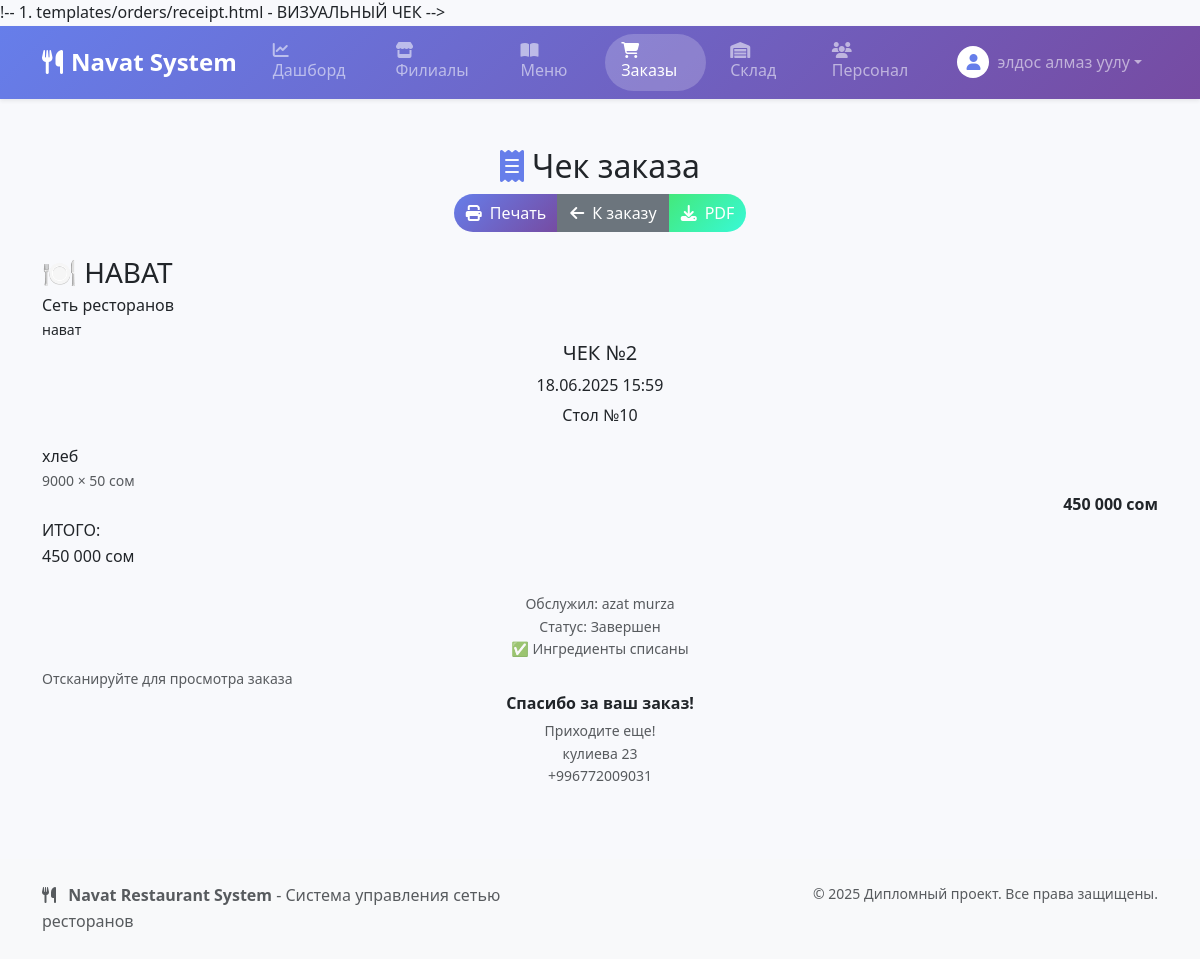
/orders/2/receipt/ (signed in), run on the app's committed database.
### apps/accounts/models.py (models this page shows, shortened)
class CustomUser(AbstractUser):
    class Role(models.TextChoices):
        ADMIN = 'ADMIN', 'Администратор системы'
        MANAGER = 'MANAGER', 'Менеджер филиала'
        STAFF = 'STAFF', 'Рядовой сотрудник'
    email = models.EmailField('адрес электронной почты', unique=True)
    role = models.CharField('Роль', max_length=50, choices=Role.choices, default=Role.STAFF)
    USERNAME_FIELD = 'email'
    REQUIRED_FIELDS = ['username', 'first_name', 'last_name']
    class Meta:
        verbose_name = 'Пользователь'
        verbose_name_plural = 'Пользователи'

### apps/orders/models.py (models this page shows, shortened)
class Order(models.Model):
    class Status(models.TextChoices):
        PENDING = 'PENDING', 'Ожидает'
        IN_PROGRESS = 'IN_PROGRESS', 'Готовится'
        COMPLETED = 'COMPLETED', 'Завершен'
        CANCELLED = 'CANCELLED', 'Отменен'
    restaurant = models.ForeignKey(Restaurant, on_delete=models.PROTECT, verbose_name='Ресторан')
    created_at = models.DateTimeField('Время создания', auto_now_add=True)
    created_by = models.ForeignKey(
        settings.AUTH_USER_MODEL,
        on_delete=models.SET_NULL,
        null=True,
        verbose_name='Создал сотрудник'
    )
    total_price = models.DecimalField('Итоговая сумма', max_digits=10, decimal_places=2, default=0)
    status = models.CharField('Статус', max_length=20, choices=Status.choices, default=Status.PENDING)
    table_number = models.PositiveIntegerField('Номер стола', blank=True, null=True)
    ingredients_processed = models.BooleanField('Ингредиенты списаны', default=False)
    class Meta:
        verbose_name = 'Заказ'
        verbose_name_plural = 'Заказы'
        ordering = ['-created_at']

class OrderItem(models.Model):
    order = models.ForeignKey(Order, related_name='items', on_delete=models.CASCADE, verbose_name='Заказ')
    menu_item = models.ForeignKey(MenuItem, on_delete=models.PROTECT, verbose_name='Блюдо')
    quantity = models.PositiveIntegerField('Количество', default=1)
    price_at_moment = models.DecimalField(
        'Цена на момент заказа',
        max_digits=10,
        decimal_places=2,
        help_text='Цена за единицу на момент создания заказа'
    )
    class Meta:
        verbose_name = 'Позиция заказа'
        verbose_name_plural = 'Позиции заказа'
    def get_cost(self):
        return self.price_at_moment * self.quantity

### apps/restaurants/models.py (models this page shows, shortened)
class Restaurant(models.Model):
    name = models.CharField('Название филиала', max_length=100)
    address = models.CharField('Адрес', max_length=255)
    phone_number = models.CharField('Телефон', max_length=20)
    image = models.ImageField('Фотография ресторана', upload_to='restaurants_images/', blank=True, null=True)
    class Meta:
        verbose_name = 'Ресторан'
        verbose_name_plural = 'Рестораны'
        ordering = ['name']

### apps/menu/models.py (models this page shows, shortened)
class MenuItem(models.Model):
    name = models.CharField('Название блюда', max_length=100)
    category = models.ForeignKey(Category, related_name='menu_items', on_delete=models.CASCADE,
                                 verbose_name='Категория')
    description = models.TextField('Описание', blank=True)
    price = models.DecimalField('Цена', max_digits=10, decimal_places=2)
    image = models.ImageField('Изображение блюда', upload_to='menu_images/', blank=True, null=True)
    is_available = models.BooleanField('В наличии', default=True, help_text='Доступно ли блюдо для заказа')
    preparation_time = models.PositiveIntegerField('Время приготовления (мин)', default=15)
    calories = models.PositiveIntegerField('Калории', blank=True, null=True)
    weight = models.PositiveIntegerField('Вес (г)', blank=True, null=True)
    is_spicy = models.BooleanField('Острое', default=False)
    is_vegetarian = models.BooleanField('Вегетарианское', default=False)
    is_popular = models.BooleanField('Популярное', default=False)
    cost_price = models.DecimalField('Себестоимость', max_digits=10, decimal_places=2, blank=True, null=True)
    sort_order = models.PositiveIntegerField('Порядок сортировки', default=0)
    created_at = models.DateTimeField('Создано', auto_now_add=True)
    updated_at = models.DateTimeField('Обновлено', auto_now=True)
    class Meta:
        verbose_name = 'Блюдо'
        verbose_name_plural = 'Блюда'
        ordering = ['category', 'sort_order', 'name']

### apps/orders/views.py (the view)
# urls.py: path('<int:pk>/receipt/', views.OrderReceiptView.as_view(), name='receipt'),
class OrderReceiptView(LoginRequiredMixin, DetailView):
    model = Order
    template_name = 'orders/receipt.html'
    context_object_name = 'order'
    def get_object(self):
        return get_object_or_404(
            Order.objects.select_related('restaurant', 'created_by').prefetch_related('items__menu_item'),
            pk=self.kwargs['pk']
        )

### templates/orders/receipt.html (shortened to what this page needs)
{% extends "base.html" %}
{% block content %}
<div class="container py-4">
    <div class="text-center mb-4 no-print">
        <h2><i class="fas fa-receipt me-2 text-primary"></i>Чек заказа</h2>
        <div class="btn-group" role="group">
            <button onclick="window.print()" class="btn btn-primary">
                <i class="fas fa-print me-2"></i>Печать
            </button>
            <a href="{% url 'orders:detail' order.id %}" class="btn btn-secondary">
                <i class="fas fa-arrow-left me-2"></i>К заказу
            </a>
            <button onclick="downloadPDF()" class="btn btn-success">
                <i class="fas fa-download me-2"></i>PDF
            </button>
        </div>
    </div>
    <div class="receipt-container">
        <div class="receipt-header">
            <h3 class="mb-1">🍽️ НАВAT</h3>
            <p class="mb-0">Сеть ресторанов</p>
            <small>{{ order.restaurant.name }}</small>
        </div>
        <div class="receipt-body">
            <div class="text-center mb-3">
                <h5>ЧЕК №{{ order.id }}</h5>
                <p class="mb-1">{{ order.created_at|date:"d.m.Y H:i" }}</p>
                {% if order.table_number %}
                <p class="mb-0">Стол №{{ order.table_number }}</p>
                {% endif %}
            </div>
            {% for item in order.items.all %}
            <div class="receipt-row">
                <div class="flex-grow-1">
                    <div>{{ item.menu_item.name }}</div>
                    <small class="text-muted">
                        {{ item.quantity }} × {{ item.price_at_moment|floatformat:0 }} сом
                    </small>
                </div>
                <div class="text-end">
                    <strong data-price="{{ item.get_cost }}">{{ item.get_cost|floatformat:0 }} сом</strong>
                </div>
            </div>
            {% endfor %}
            <div class="receipt-row receipt-total">
                <div>ИТОГО:</div>
                <div data-price="{{ order.total_price }}">{{ order.total_price|floatformat:0 }} СОМ</div>
            </div>
            <div class="text-center mt-4">
                <small class="text-muted">
                    Обслужил: {{ order.created_by.get_full_name|default:order.created_by.username }}<br>
                    Статус: {{ order.get_status_display }}<br>
                    {% if order.ingredients_processed %}
                    ✅ Ингредиенты списаны
                    {% else %}
                    ⏳ Ингредиенты не списаны
                    {% endif %}
                </small>
            </div>
            <div class="qr-code">
                <small class="text-muted d-block mt-2">
                    Отсканируйте для просмотра заказа
                </small>
            </div>
            <div class="text-center">
                <p class="mb-1"><strong>Спасибо за ваш заказ!</strong></p>
                <small class="text-muted">
                    Приходите еще!<br>
                    {{ order.restaurant.address }}<br>
                    {{ order.restaurant.phone_number }}
                </small>
            </div>
        </div>
    </div>
</div>
{% endblock %}

### templates/base.html (shortened to what this page needs)
{% load static %}
<!DOCTYPE html>
<html lang="ru">
<head>
    <link href="https://cdn.jsdelivr.net/npm/bootstrap@5.3.2/dist/css/bootstrap.min.css" rel="stylesheet">
    <link rel="stylesheet" href="https://cdnjs.cloudflare.com/ajax/libs/font-awesome/6.4.0/css/all.min.css">
    <link rel="stylesheet" href="{% static 'css/base.css' %}">
</head>
<body>
    <nav class="navbar navbar-expand-lg navbar-dark shadow-sm" style="background: linear-gradient(135deg, #667eea 0%, #764ba2 100%);">
        <div class="container">
            <a class="navbar-brand fw-bold" href="{% url 'analytics:dashboard' %}">
                <i class="fas fa-utensils me-2"></i>Navat System
            </a>
            <div class="collapse navbar-collapse" id="navbarNav">
                {% if user.is_authenticated %}
                <ul class="navbar-nav me-auto">
                    <li class="nav-item">
                        <a class="nav-link px-3 rounded-pill mx-1 {% if request.resolver_match.namespace == 'analytics' %}active{% endif %}" href="{% url 'analytics:dashboard' %}">
                            <i class="fas fa-chart-line me-1"></i>Дашборд
                        </a>
                    </li>
                    <li class="nav-item">
                        <a class="nav-link px-3 rounded-pill mx-1 {% if request.resolver_match.namespace == 'restaurants' %}active{% endif %}" href="{% url 'restaurants:list' %}">
                            <i class="fas fa-store me-1"></i>Филиалы
                        </a>
                    </li>
                    <li class="nav-item">
                        <a class="nav-link px-3 rounded-pill mx-1 {% if request.resolver_match.namespace == 'menu' %}active{% endif %}" href="{% url 'menu:list' %}">
                            <i class="fas fa-book-open me-1"></i>Меню
                        </a>
                    </li>
                    <li class="nav-item">
                        <a class="nav-link px-3 rounded-pill mx-1 {% if request.resolver_match.namespace == 'orders' %}active{% endif %}" href="{% url 'orders:list' %}">
                            <i class="fas fa-shopping-cart me-1"></i>Заказы
                        </a>
                    </li>
                    <li class="nav-item">
                        <a class="nav-link px-3 rounded-pill mx-1 {% if request.resolver_match.namespace == 'inventory' %}active{% endif %}" href="{% url 'inventory:dashboard' %}">
                            <i class="fas fa-warehouse me-1"></i>Склад
                        </a>
                    </li>
                    <li class="nav-item">
                        <a class="nav-link px-3 rounded-pill mx-1 {% if request.resolver_match.namespace == 'staff' %}active{% endif %}" href="{% url 'staff:list' %}">
                            <i class="fas fa-users me-1"></i>Персонал
                        </a>
                    </li>
                </ul>
                <ul class="navbar-nav">
                    <li class="nav-item dropdown">
                        <a class="nav-link dropdown-toggle d-flex align-items-center px-3 rounded-pill" href="#" role="button" data-bs-toggle="dropdown" aria-expanded="false">
                            <div class="bg-white rounded-circle me-2 d-flex align-items-center justify-content-center" style="width: 32px; height: 32px;">
                                <i class="fas fa-user text-primary"></i>
                            </div>
                            <span class="d-none d-md-inline">{{ user.get_full_name|default:user.username }}</span>
                        </a>
                    </li>
                </ul>
                {% endif %}
            </div>
        </div>
    </nav>
    <main class="container-fluid px-4 mt-4">
        {% block content %}
        {% endblock %}
    </main>
    <footer class="mt-5 py-4 bg-light">
        <div class="container">
            <div class="row">
                <div class="col-md-6">
                    <p class="mb-0 text-muted">
                        <i class="fas fa-utensils me-2"></i>
                        <strong>Navat Restaurant System</strong> - Система управления сетью ресторанов
                    </p>
                </div>
                <div class="col-md-6 text-md-end">
                    <small class="text-muted">
                        © 2025 Дипломный проект. Все права защищены.
                    </small>
                </div>
            </div>
        </div>
    </footer>
</body>
</html>

### static/css/base.css (style rules this page uses)
body { background-color: #f8f9fc; font-family: 'Segoe UI', Tahoma, Geneva, Verdana, sans-serif; line-height: 1.6; }
.navbar-brand { font-size: 1.5rem; font-weight: 700; text-decoration: none; }
.nav-link { transition: all 0.3s ease; text-decoration: none; }
.btn { border-radius: 25px; font-weight: 500; transition: all 0.3s ease; text-decoration: none; }
.btn-primary { background: linear-gradient(135deg, #667eea 0%, #764ba2 100%); border: none; }
.btn-success { background: linear-gradient(135deg, #43e97b 0%, #38f9d7 100%); border: none; }
.rounded-pill { border-radius: 50rem !important; }
.shadow-sm { box-shadow: 0 0.125rem 0.25rem rgba(0, 0, 0, 0.075) !important; }
.text-primary { color: #667eea !important; }

### templates/base.html (style rules this page uses)
body { background-color: #f8f9fc; font-family: 'Segoe UI', Tahoma, Geneva, Verdana, sans-serif; }
.navbar-brand { font-size: 1.5rem; font-weight: 700; }
.btn-primary { background: linear-gradient(135deg, #667eea 0%, #764ba2 100%); border: none; transition: all 0.3s ease; }
.nav-link.active { background-color: rgba(255, 255, 255, 0.2) !important; }

### data on the page
CustomUser: get_full_name "элдос алмаз уулу"
Order: restaurant.name "нават", id "2", created_at "18.06.2025 15:59", table_number "10", created_by.get_full_name "azat murza", status "Завершен", restaurant.address "кулиева 23", restaurant.phone_number "+996772009031"
OrderItem: menu_item.name "хлеб", quantity "9000", price_at_moment "50"
